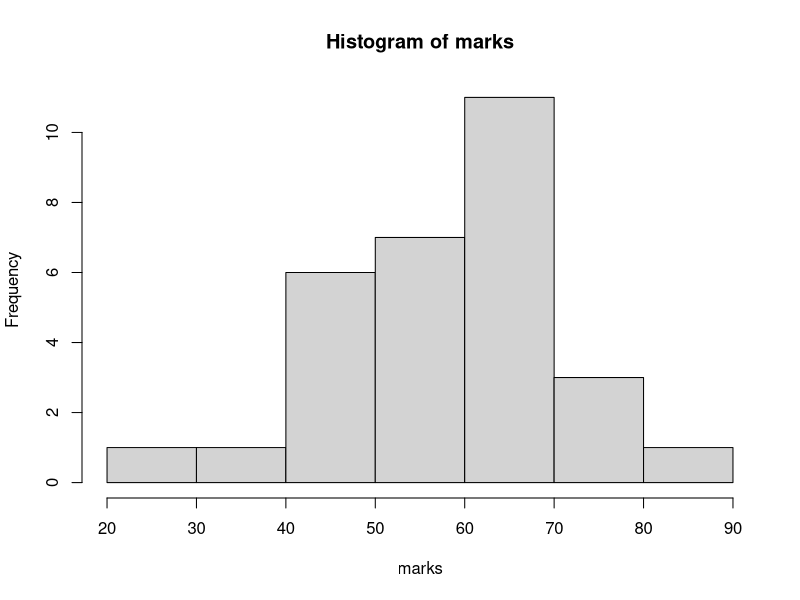
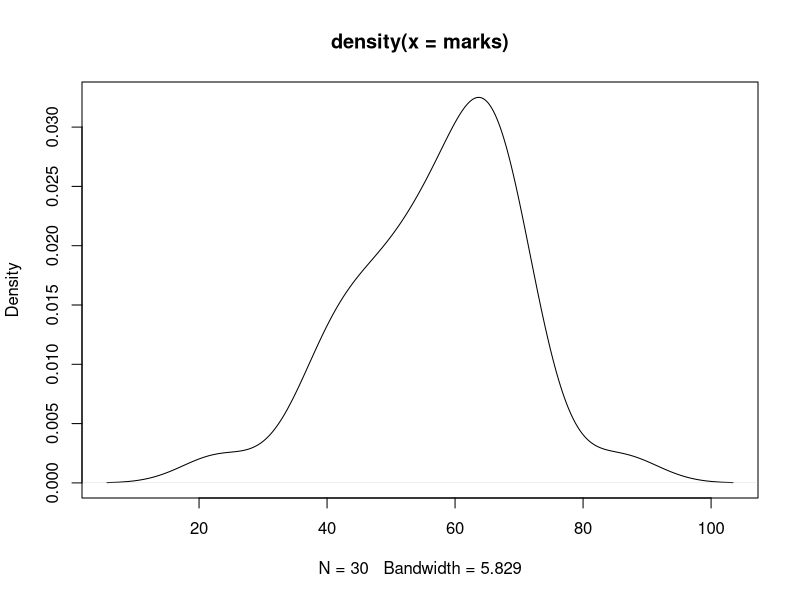
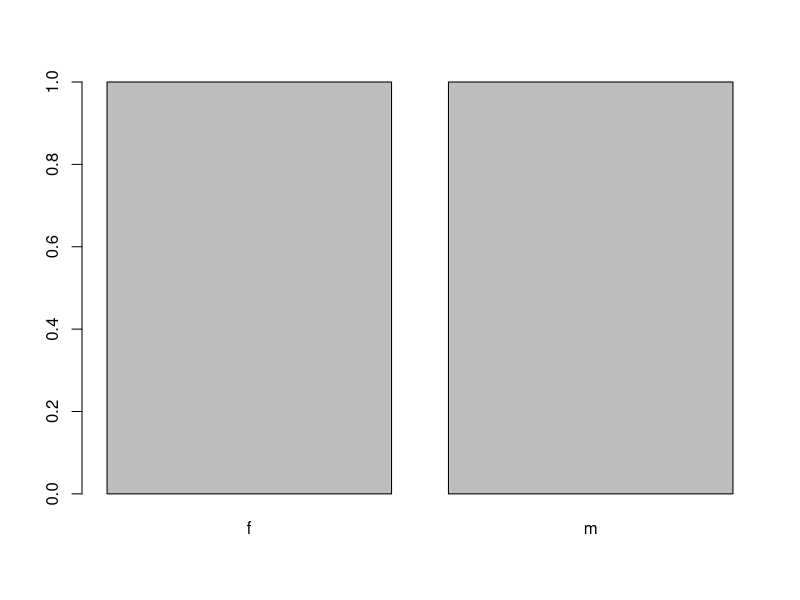
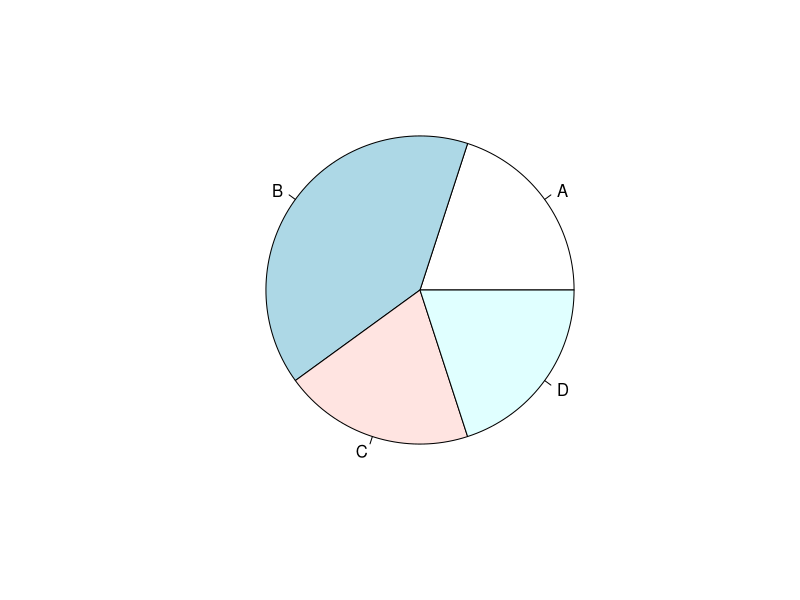

Generate these figures, in order, with R:
#vector
x=c(1,2,3)
x1=1:100000
length(x1)
x
x1
x2=seq(10,100,2)
x2
?seq

#numeric vector----



(marks=rnorm(n=30,mean=60,sd=10))
?rnorm

mean(marks)
median(marks)
sd(marks)
var(marks)
summary(marks)

#Properties of Vectors

length(marks)
str(marks)
class(marks)
hist(marks)
plot(density(marks))

#character vector----

names=c('ram','bob','robin')
length(names)
class(names)
summary(names)

gender=c('m','f')
summary(gender)
genderF=factor(gender)
summary(genderF)


grades= c('A','B','C','D','B')
gradesF = factor(grades,ordered=T)
summary(gradesF)
gradesF

gradesF1 = factor(grades,ordered=T,levels=c('D','B','A','C'))
gradesF1


table(gender)
barplot(table(gender))
pie(table(gradesF))


#locical vector----

married = c(TRUE, FALSE, T,F,T,F,T,T)
married
sum(married)
class(married)
summary(married)


#subset of marks
marks

trunc(marks); round(marks,1); floor(marks); ceiling(marks)
marks1=trunc(marks)
marks1
marks1[1]
marks1[1:5]
marks1[-2]
marks1[c(1,5,10)]

marks1[-c(1.10)]
mean(marks1[-c(1.10)])
marks1[marks1>60]
marks1>6
marks1[marks1>60&marks<70]

set.seed(1234)
gender2=sample(c('M','F'),size=30,replace=T,prob=c(.6,.4))
gender2
?sample
table(gender2)
prop.table(table(gender2))
